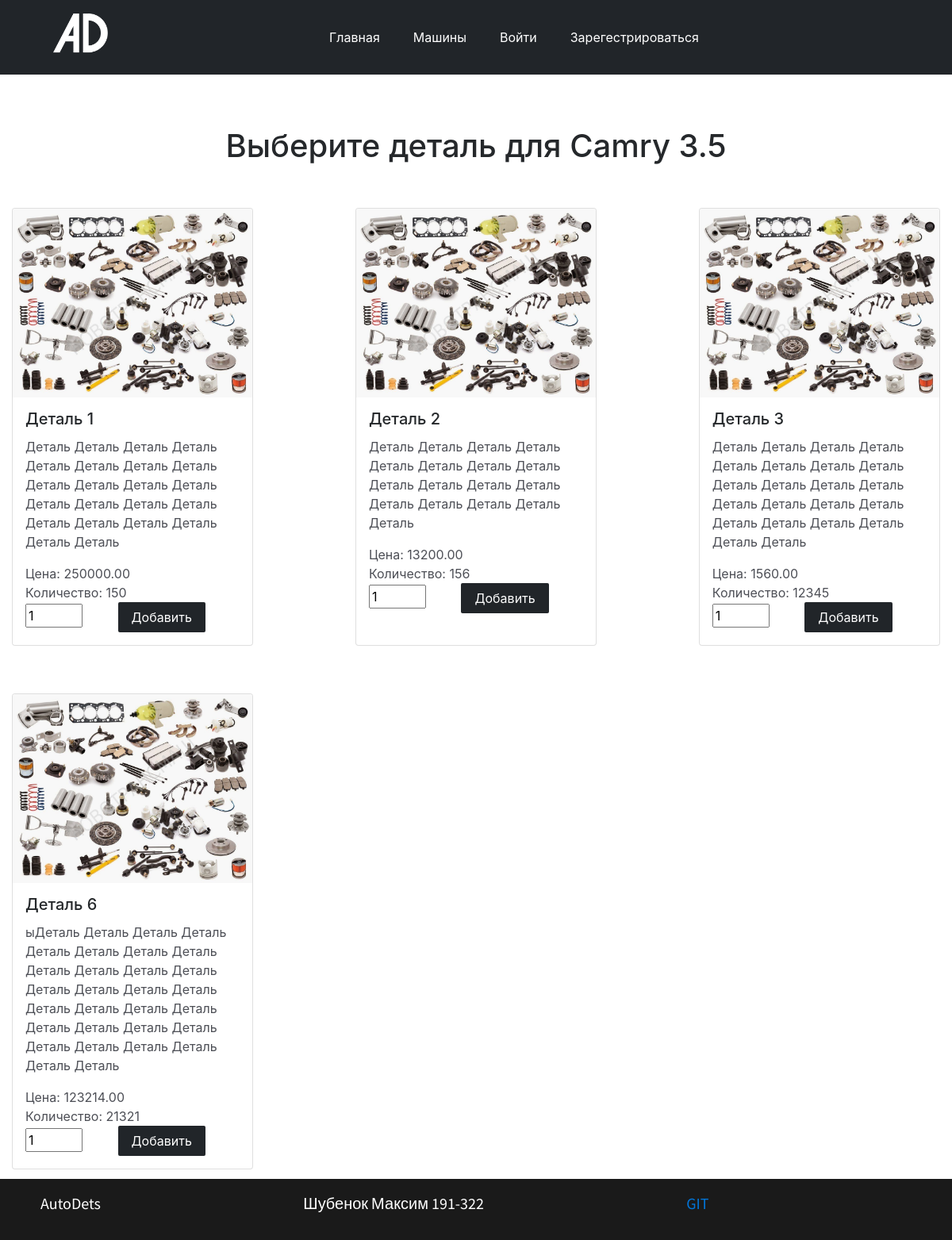
Page /details.php?res_id=76 on the committed database.
### tables this page shows
CREATE TABLE `cars` (
  `rs_id` int(222) NOT NULL,
  `title` varchar(222) NOT NULL,
  `image` mediumtext NOT NULL,
  `date` timestamp NOT NULL DEFAULT CURRENT_TIMESTAMP ON UPDATE CURRENT_TIMESTAMP
);

CREATE TABLE `details` (
  `d_id` int(222) NOT NULL,
  `rs_id` int(222) NOT NULL,
  `title` varchar(222) NOT NULL,
  `slogan` varchar(222) NOT NULL,
  `price` decimal(10,2) NOT NULL,
  `amount` varchar(255) DEFAULT NULL,
  `img` varchar(222) NOT NULL
);

### functions.php (called while the page is built, shortened)
<?php
function get_car($rid) {
    global $db;
    $sql = "SELECT * FROM cars where rs_id=".$rid;
    $result = mysqli_query($db, $sql);
    $rows=mysqli_fetch_assoc($result);
    return $rows;
}

### details.php (the view, shortened to what this page needs)
<!DOCTYPE html>
<html lang="en">
<?php
include("connection/connect.php");
include("functions.php");
?>
    <head>
        <link href="https://cdn.jsdelivr.net/npm/bootstrap@5.0.0-beta1/dist/css/bootstrap.min.css" rel="stylesheet">
        <link href="css/bootstrap.min.css" rel="stylesheet">
        <link href="css/font-awesome.min.css" rel="stylesheet">
        <link href="css/style.css" rel="stylesheet">
        <link rel="stylesheet" href="styles/dist/cars.css">
     </head>
    <body>
        <div class="site-wrapper animsition" data-animsition-in="fade-in" data-animsition-out="fade-out">
            <?php
        require_once 'header.php';
        ?>
            <div class="page-wrapper">
                <?php
            $rid = $_GET['res_id'];
                $rows = get_car($rid);
										  ?>
                <div class="d-flex justify-content-center">
                    <h1>Выберите деталь для <?=$rows['title']?></h1>
                </div>
                        <div class="cars container">
                                    <?php
									$stmt = $db->prepare("SELECT * FROM details WHERE rs_id='$_GET[res_id]'");
									$stmt->execute();
									$products = $stmt->get_result();
									if (!empty($products))
									{
									foreach($products as $product):
													 ?>
                                                     <div class="card mt-5">
                                                     <form method="post" action="details.php?res_id=<?=$_GET['res_id'];?>&action=add&id=<?php echo $product['d_id']; ?>">
            <img src="admin/imgs/details/<?=$product['img'];?>" class="card-img-top">
            <div class="card-body">
            <div class="card-flex">
                <div>
                <h5 class="card-title">
                    <?=$product['title'];?>
                </h5>
                <span class="card-title">
                    <?=$product['slogan'];?>
                </span>
                <div class="d-flex">
                Цена: <?=$product['price'];?><br>Количество: <?=$product['amount'];?>
                </div>
                </div>
                <div>
                <input type="text" name="quantity" value="1" size="2" />
                                                <input type="submit" class="btn btn-dark" style="margin-left:40px;" value="Добавить" />
                </div>
            </div>
            </div>
                                                     </form>
        </div>
                                    <?php
									  endforeach;
									}
								?>
                        </div>
                </div>
            </div>
        <?php
        require_once 'footer.php';
        ?>
    </body>
</html>

### header.php (shortened to what this page needs)
<header id="" class="">
            <nav class="navbar navbar-expand-lg navbar-dark bg-dark">
                <div class="container">
                    <a class="navbar-brand" href="index.html"> <img class="img-rounded" src="images/AD-01.png" alt="" style="width: 70px;"> </a>
                    <div class="collapse navbar-toggleable-md  float-lg-right" id="mainNavbarCollapse">
                        <ul class="nav navbar-nav">
                            <li class="nav-item"> <a class="nav-link active" href="index.php">Главная <span class="sr-only">(current)</span></a> </li>
                            <li class="nav-item"> <a class="nav-link active" href="cars.php">Машины <span class="sr-only"></span></a> </li>
							<?php
						if(empty($_SESSION["user_id"]))
							{
								echo '<li class="nav-item"><a href="login.php" class="nav-link active">Войти</a> </li>
							  <li class="nav-item"><a href="registration.php" class="nav-link active">Зарегестрироваться</a> </li>';
							}
						?>
                        </ul>
                    </div>
                </div>
            </nav>
        </header>

### footer.php
<footer>
    <div class="container d-flex justify-content-between">
        <div>
            <h5>AutoDets</h5>
        </div>
        <div>
            <h5 style="text-align: center;">Шубенок Максим 191-322</h5>
        </div>
        <div>
            <h5>
                <a href="https://github.com/MaximShubenok/ip_2sem.git">GIT</a>
            </h5>
        </div>
    </div>
</footer>

### css/style.css (style rules this page uses)
body { font-size: 16px; color: #4d4f56; font-weight: 400; overflow-x: hidden; }
.h1, .h2, .h3, .h4, .h5, .h6, h1, h2, h3, h4, h5, h6 { color: #25282b; }
ul { list-style-type: none; padding: 0; }
.container { max-width: 1270px; width: 94%; }
.page-wrapper { padding-top: 68px; }
.form-control-lg, .dropdown-menu, .btn, .btn-group-lg>.btn, .btn-lg, .img-rounded { border-radius: 2px; width: 8vw; }
.btn { transition: all .4s; width: auto; }
.navbar { border-radius: 0; background-color: rgba(41, 38, 38, 0.452); }
.navbar-nav .nav-item { padding-left: 10px; }
footer { background-color: rgb(26, 26, 26); padding: 20px 0; }
footer h5 { color: #fff; font-family: "Source Sans Pro", sans-serif; margin-bottom: 15px; }
footer p, footer, footer span { font-weight: 300; color: #9c9da5; }

### rows in the picture
cars: title "Camry 3.5"
details: img (picture), title "Деталь 1", slogan "Деталь Деталь Деталь Деталь Деталь Деталь Деталь Деталь Деталь Деталь Деталь Деталь Деталь Деталь Деталь Деталь Деталь Деталь Деталь Деталь Деталь Деталь", price "250000.00", amount "150"
details: img (picture), title "Деталь 2", slogan "Деталь Деталь Деталь Деталь Деталь Деталь Деталь Деталь Деталь Деталь Деталь Деталь Деталь Деталь Деталь Деталь Деталь", price "13200.00", amount "156"
details: img (picture), title "Деталь 3", slogan "Деталь Деталь Деталь Деталь Деталь Деталь Деталь Деталь Деталь Деталь Деталь Деталь Деталь Деталь Деталь Деталь Деталь Деталь Деталь Деталь Деталь Деталь", price "1560.00", amount "12345"
details: img (picture), title "Деталь 6", slogan "ыДеталь Деталь Деталь Деталь Деталь Деталь Деталь Деталь Деталь Деталь Деталь Деталь Деталь Деталь Деталь Деталь Деталь Деталь Деталь Деталь Деталь Деталь Деталь Деталь Деталь Деталь Деталь Деталь Деталь Деталь", price "123214.00", amount "21321"
